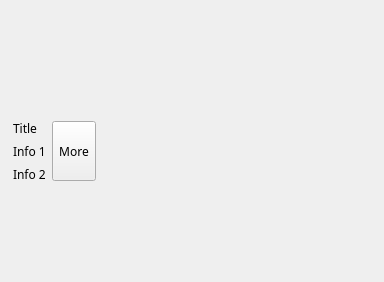
<?xml version="1.0" encoding="UTF-8"?>
<ui version="4.0">
 <class>Form</class>
 <widget class="QWidget" name="Form">
  <property name="geometry">
   <rect>
    <x>0</x>
    <y>0</y>
    <width>384</width>
    <height>282</height>
   </rect>
  </property>
  <property name="font">
   <font>
    <family>Arial Rounded MT Bold</family>
   </font>
  </property>
  <property name="locale">
   <locale language="English" country="UnitedStates"/>
  </property>
  <layout class="QVBoxLayout" name="FormLayout">
   <property name="leftMargin">
    <number>0</number>
   </property>
   <property name="topMargin">
    <number>0</number>
   </property>
   <property name="rightMargin">
    <number>0</number>
   </property>
   <property name="bottomMargin">
    <number>0</number>
   </property>
   <item>
    <widget class="QWidget" name="videoFrameArea" native="true">
     <property name="sizePolicy">
      <sizepolicy hsizetype="Fixed" vsizetype="Fixed">
       <horstretch>0</horstretch>
       <verstretch>0</verstretch>
      </sizepolicy>
     </property>
     <property name="minimumSize">
      <size>
       <width>0</width>
       <height>0</height>
      </size>
     </property>
     <layout class="QVBoxLayout" name="videoFrameAreaLayout">
      <property name="sizeConstraint">
       <enum>QLayout::SetFixedSize</enum>
      </property>
      <property name="leftMargin">
       <number>0</number>
      </property>
      <property name="topMargin">
       <number>0</number>
      </property>
      <property name="rightMargin">
       <number>0</number>
      </property>
      <property name="bottomMargin">
       <number>0</number>
      </property>
      <item>
       <widget class="QLabel" name="thumbnail_image">
        <property name="sizePolicy">
         <sizepolicy hsizetype="Fixed" vsizetype="Fixed">
          <horstretch>0</horstretch>
          <verstretch>0</verstretch>
         </sizepolicy>
        </property>
        <property name="maximumSize">
         <size>
          <width>384</width>
          <height>216</height>
         </size>
        </property>
        <property name="text">
         <string/>
        </property>
        <property name="pixmap">
         <pixmap>../img/thumbnail.png</pixmap>
        </property>
        <property name="scaledContents">
         <bool>true</bool>
        </property>
        <property name="alignment">
         <set>Qt::AlignCenter</set>
        </property>
       </widget>
      </item>
      <item>
       <widget class="QWidget" name="infoArea" native="true">
        <layout class="QHBoxLayout" name="infoAreaLayout">
         <property name="leftMargin">
          <number>0</number>
         </property>
         <property name="topMargin">
          <number>0</number>
         </property>
         <property name="rightMargin">
          <number>0</number>
         </property>
         <property name="bottomMargin">
          <number>0</number>
         </property>
         <item>
          <widget class="QLabel" name="category_image">
           <property name="sizePolicy">
            <sizepolicy hsizetype="Fixed" vsizetype="Fixed">
             <horstretch>0</horstretch>
             <verstretch>0</verstretch>
            </sizepolicy>
           </property>
           <property name="maximumSize">
            <size>
             <width>45</width>
             <height>60</height>
            </size>
           </property>
           <property name="text">
            <string/>
           </property>
           <property name="pixmap">
            <pixmap>../img/category.jpg</pixmap>
           </property>
           <property name="scaledContents">
            <bool>true</bool>
           </property>
           <property name="alignment">
            <set>Qt::AlignCenter</set>
           </property>
          </widget>
         </item>
         <item>
          <widget class="QWidget" name="metaArea" native="true">
           <layout class="QVBoxLayout" name="metaAreaLayout">
            <property name="leftMargin">
             <number>0</number>
            </property>
            <property name="topMargin">
             <number>0</number>
            </property>
            <property name="rightMargin">
             <number>0</number>
            </property>
            <property name="bottomMargin">
             <number>0</number>
            </property>
            <item>
             <widget class="QLabel" name="title">
              <property name="maximumSize">
               <size>
                <width>277</width>
                <height>16777215</height>
               </size>
              </property>
              <property name="text">
               <string>Title</string>
              </property>
             </widget>
            </item>
            <item>
             <widget class="QLabel" name="info_1">
              <property name="maximumSize">
               <size>
                <width>277</width>
                <height>16777215</height>
               </size>
              </property>
              <property name="text">
               <string>Info 1</string>
              </property>
             </widget>
            </item>
            <item>
             <widget class="QLabel" name="info_2">
              <property name="maximumSize">
               <size>
                <width>277</width>
                <height>16777215</height>
               </size>
              </property>
              <property name="text">
               <string>Info 2</string>
              </property>
             </widget>
            </item>
           </layout>
          </widget>
         </item>
         <item>
          <widget class="QToolButton" name="more">
           <property name="sizePolicy">
            <sizepolicy hsizetype="Fixed" vsizetype="Fixed">
             <horstretch>0</horstretch>
             <verstretch>0</verstretch>
            </sizepolicy>
           </property>
           <property name="maximumSize">
            <size>
             <width>50</width>
             <height>60</height>
            </size>
           </property>
           <property name="text">
            <string>More</string>
           </property>
          </widget>
         </item>
        </layout>
       </widget>
      </item>
     </layout>
    </widget>
   </item>
  </layout>
 </widget>
 <resources/>
 <connections/>
</ui>
